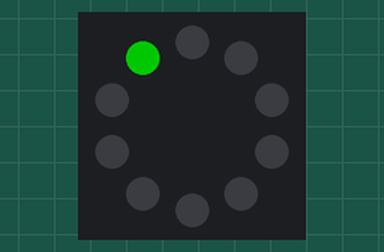
Bench run of a program on a simulated Circuit Playground running CircuitPython. Shown: the board's ring of 10 RGB LEDs (number 0 left of the top, counting anticlockwise). Dim RGB values are drawn brighter than linear.

Above: at 0.15 s.
At 0.95 s:
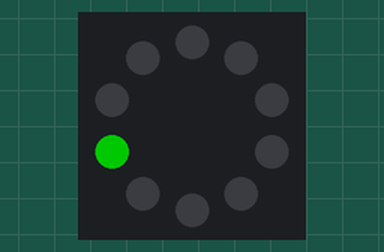
At 1.75 s:
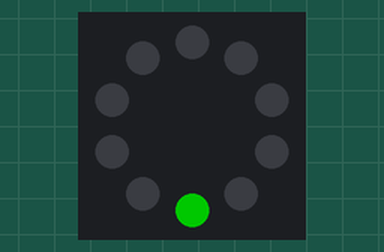
At 3.76 s:
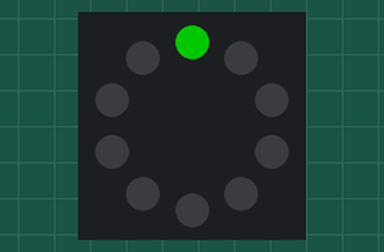
At 5.76 s:
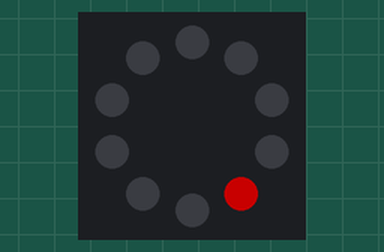
At 7.77 s:
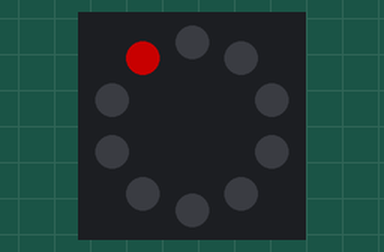

Measured:
- by itself, everything shown: repeats every 8.0 s, in 40 steps

The program:

code.py
```python
from adafruit_circuitplayground import cp
import time

#use 2 for loops to control the neopixel LEDs to go back and forth between
#the first and last pixels
BLACK = (0, 0, 0)
delay_on = .3
delay_off = .1
forward_color = (0, 100, 0)
reverse_color = (100, 0, 0)


while True:
    for i in range(0, 10):
        cp.pixels[i] = (forward_color)
        time.sleep(delay_on)
        cp.pixels[i] = (BLACK)
        time.sleep(delay_off)

    for i in range(9, -1, -1):
        cp.pixels[i] = (reverse_color)
        time.sleep(delay_on)
        cp.pixels[i] = (0, 0, 0)
        time.sleep(delay_off)
```
